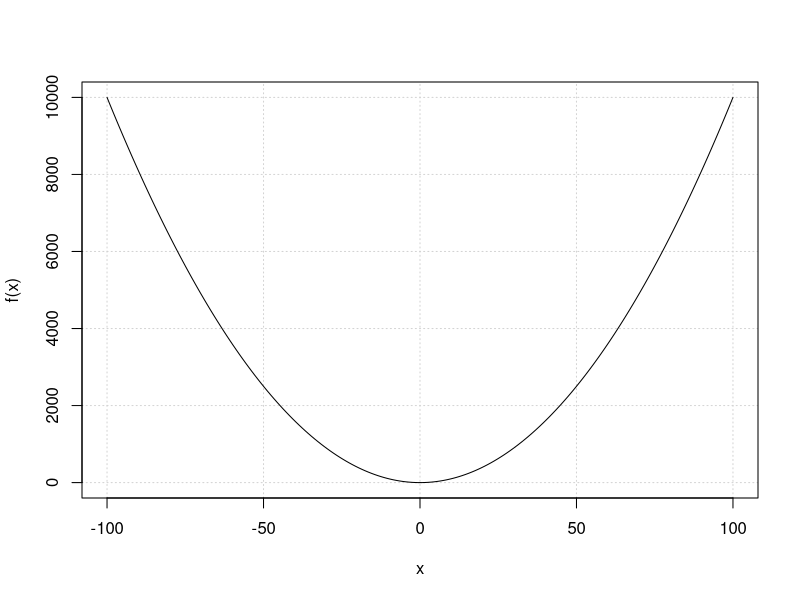
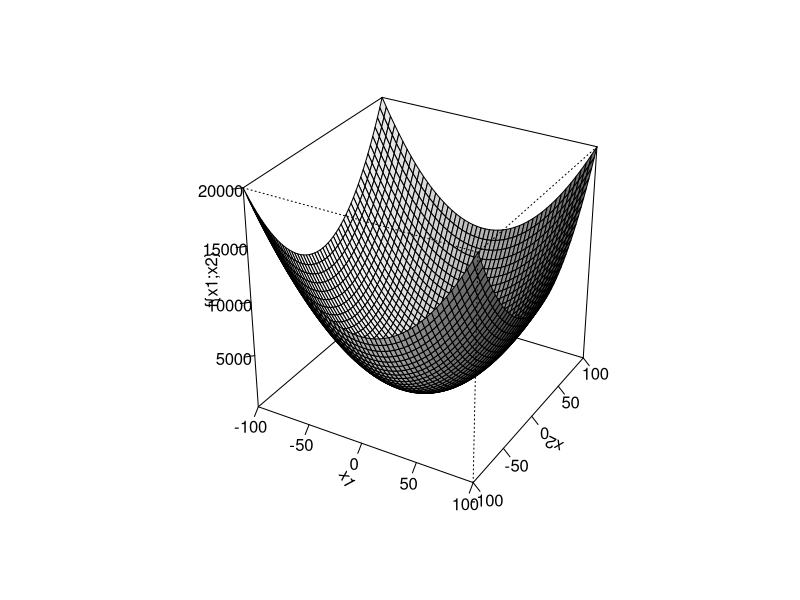

The R script that drew these images, in order:
#Função que plota o gráfico em 2 dimensões
f1.teste <- function(){
    x<-seq(-100.0 , 100.0,length=200)
    f<-function(x) {
        (x^2 )}

    y<-f(x)
    plot(x, y, type = "l", xlab="x", ylab = "f(x)", panel.first = grid())
}

f1.teste()

#Função que plota o gráfico em 3 dimensões
f1.teste2 <- function(){
    x1<-seq(-100.0 , 100.0,length=50)
    x2<-x1
    f<-function(x1,x2) {
        (x1^2 + x2^2 )}

    z<-outer(x1,x2, f)

    persp(x1,x2,z,theta=30,phi=30, ltheta=90,shade=0.50,ticktype="detailed",d=5, zlab = "f{x1;x2}")
    #persp(x1,x2,z,theta=30,phi=30, ltheta=90,shade=0.50,ticktype="detailed",d=5, zlab = "", xlab = "", ylab = "")
}

f1.teste2()

